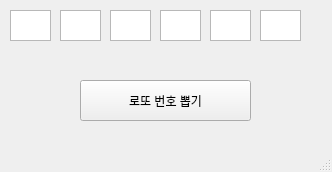
<?xml version="1.0" encoding="UTF-8"?>
<ui version="4.0">
 <class>MainWindow</class>
 <widget class="QMainWindow" name="MainWindow">
  <property name="geometry">
   <rect>
    <x>0</x>
    <y>0</y>
    <width>332</width>
    <height>172</height>
   </rect>
  </property>
  <property name="windowTitle">
   <string>MainWindow</string>
  </property>
  <widget class="QWidget" name="centralwidget">
   <widget class="QTextEdit" name="t1">
    <property name="geometry">
     <rect>
      <x>10</x>
      <y>10</y>
      <width>41</width>
      <height>31</height>
     </rect>
    </property>
   </widget>
   <widget class="QTextEdit" name="t2">
    <property name="geometry">
     <rect>
      <x>60</x>
      <y>10</y>
      <width>41</width>
      <height>31</height>
     </rect>
    </property>
   </widget>
   <widget class="QTextEdit" name="t3">
    <property name="geometry">
     <rect>
      <x>110</x>
      <y>10</y>
      <width>41</width>
      <height>31</height>
     </rect>
    </property>
   </widget>
   <widget class="QTextEdit" name="t4">
    <property name="geometry">
     <rect>
      <x>160</x>
      <y>10</y>
      <width>41</width>
      <height>31</height>
     </rect>
    </property>
   </widget>
   <widget class="QTextEdit" name="t5">
    <property name="geometry">
     <rect>
      <x>210</x>
      <y>10</y>
      <width>41</width>
      <height>31</height>
     </rect>
    </property>
   </widget>
   <widget class="QTextEdit" name="t6">
    <property name="geometry">
     <rect>
      <x>260</x>
      <y>10</y>
      <width>41</width>
      <height>31</height>
     </rect>
    </property>
   </widget>
   <widget class="QPushButton" name="pb">
    <property name="geometry">
     <rect>
      <x>80</x>
      <y>80</y>
      <width>171</width>
      <height>41</height>
     </rect>
    </property>
    <property name="text">
     <string>로또 번호 뽑기</string>
    </property>
   </widget>
  </widget>
  <widget class="QMenuBar" name="menubar">
   <property name="geometry">
    <rect>
     <x>0</x>
     <y>0</y>
     <width>332</width>
     <height>21</height>
    </rect>
   </property>
  </widget>
  <widget class="QStatusBar" name="statusbar"/>
 </widget>
 <resources/>
 <connections/>
</ui>
